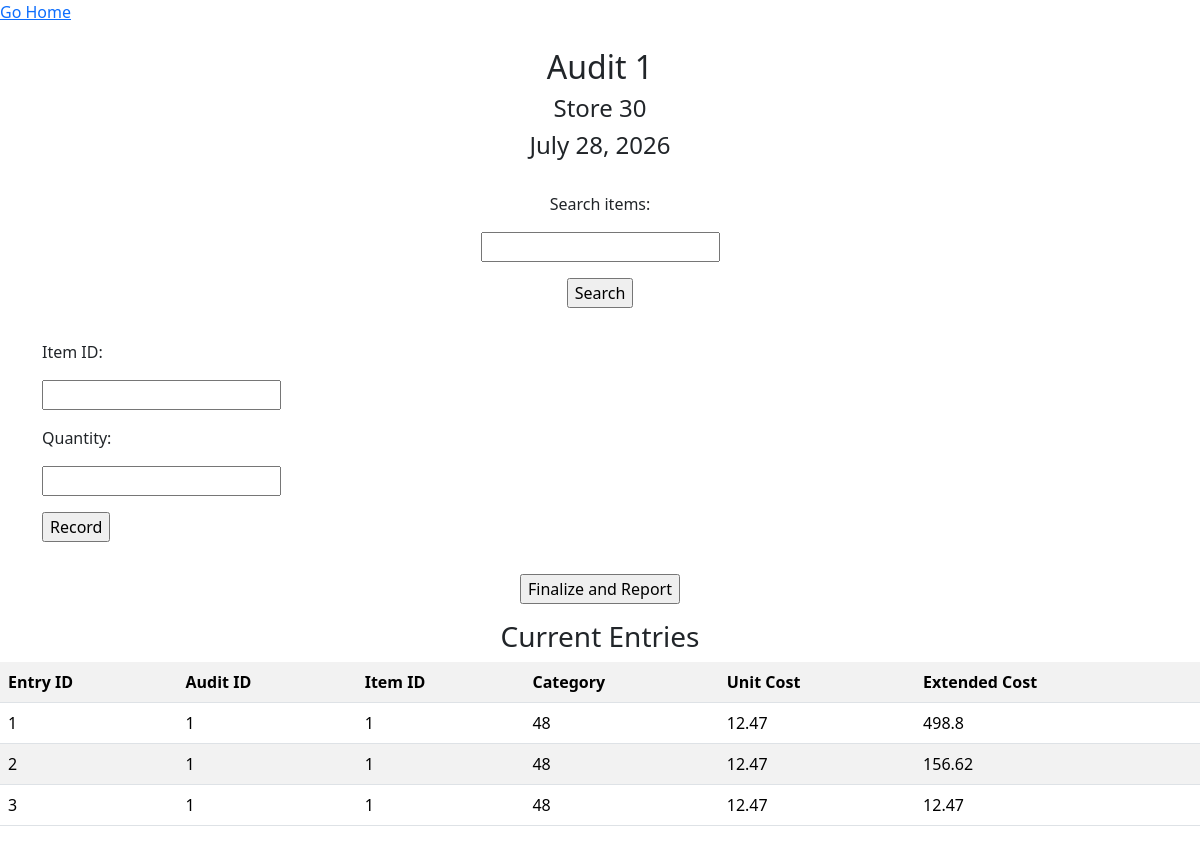
/entries/1, run on the app's committed database.
### tables this page shows
CREATE TABLE auditEntries (entryID INTEGER PRIMARY KEY AUTOINCREMENT, auditID INTEGER NOT NULL,
																  itemID INTEGER NOT NULL, category INTEGER NOT NULL, unitCostSnap REAL NOT NULL,
																  extendedCost REAL NOT NULL, FOREIGN KEY (auditID) REFERENCES audits(auditID)) STRICT;

### app.py (the view)
@app.route('/entries/<auditID>', methods=["POST", "GET"])
def entries(auditID):
	results = ('', '', '', '', '')
	currentAudit = audit.read_audit_from_auditID(auditID)
	storeID = currentAudit[1]
	auditDate = datetime.strptime(str(currentAudit[2]), "%Y%m%d").strftime("%B %d, %Y")
	searching = False
	if request.method == "POST":
		itemQuery = request.form["itemQuery"]
		results = item.read_items_by_partial(itemQuery)
		searching = True
	auditEntries = entry.read_entries_by_audit(auditID)
	return render_template('entries.html', auditID = auditID, auditEntries = auditEntries, results = results, storeID = storeID, auditDate = auditDate, searching = searching)

### audit.py (called while the page is built)
def read_audit_from_auditID(auditID):
	with sqlite3.connect('deliAudit.db', isolation_level=None) as conn:
		cursor = conn.cursor()
		cursor.execute('SELECT * FROM audits WHERE auditID = ?', (auditID,))
		return cursor.fetchone()

### entry.py (called while the page is built)
def read_entries_by_audit(auditID):
	with sqlite3.connect('deliAudit.db', isolation_level=None) as conn:
		cursor = conn.cursor()
		cursor.execute('SELECT * FROM auditEntries WHERE auditID = ?', (auditID,))
		return cursor.fetchall()

### templates/entries.html (shortened to what this page needs)
{% extends "layout.html" %}
{% block content %}
	<a href="../home">Go Home</a>
	<div class="d-flex justify-content-center">
		<h2 class="pt-4">Audit {{auditID}}</h2>
	</div>
	<div class="d-flex justify-content-center">
		<h4>Store {{storeID}}</h4>
	</div>
	<div class="d-flex justify-content-center">
		<h4 class="pb-4">{{auditDate}}</h4>
	</div>
	<div class="container">
		<div class="d-flex justify-content-center">
			<form action="#" method="post">
				<div class="d-flex justify-content-center">
					<p>Search items:</p>
				</div>
				<p><input type="text" name="itemQuery" /></p>
				<div class="d-flex justify-content-center">
					<p><input type="submit" value="Search" /></p>
				</div>
			</form>
		</div>
	</div>
	<div class="container">
			<form action="/record" method="post">
				<p>Item ID:</p>
				<p><input type="text" inputmode="numeric" name="itemID" /></p>
				<p>Quantity:</p>
				<p><input type="text" inputmode="decimal" name="quantity" /></p>
				<p><input type="submit" value="Record" /></p>
			</form>
		<div class="d-flex justify-content-center">
			<form action="/finalize" method="post">
				<p><input type="submit" value="Finalize and Report" /></p>
			</form>
		</div>
	</div>
	<div class="container-flexible">
		<div class="d-flex justify-content-center">
			<h3>Current Entries</h3>
		</div>
		<table class="table table-striped">
			<tr>
				<th>Entry ID</th>
				<th>Audit ID</th>
				<th>Item ID</th>
				<th>Category</th>
				<th>Unit Cost</th>
				<th>Extended Cost</th>
			</tr>
			{% for entry in auditEntries %}
				<tr>
					<td>{{entry[0]}}</td>
					<td>{{entry[1]}}</td>
					<td>{{entry[2]}}</td>
					<td>{{entry[3]}}</td>
					<td>{{entry[4]}}</td>
					<td>{{entry[5]}}</td>
				</tr>
			{% endfor %}
		</table>
	</div>
{% endblock %}

### templates/layout.html (shortened to what this page needs)
<!DOCTYPE html>
<html>
<head>
    <link href="https://cdn.jsdelivr.net/npm/bootstrap@5.3.8/dist/css/bootstrap.min.css" rel="stylesheet">
</head>
<body>
	{% block content %}{% endblock %}
</body>
</html>

### data on the page
auditEntries: entryID "1", auditID "1", itemID "1", category "48", unitCostSnap "12.47", extendedCost "498.8"
auditEntries: entryID "2", auditID "1", itemID "1", category "48", unitCostSnap "12.47", extendedCost "156.62"
auditEntries: entryID "3", auditID "1", itemID "1", category "48", unitCostSnap "12.47", extendedCost "12.47"

### other printed values
{{ auditID }} "1"
{{ storeID }} "30"
{{ auditDate }} "July 28, 2026"
